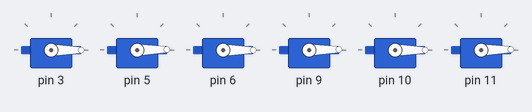
Bench run of a sketch on a simulated Arduino Uno, built with avr-gcc and run on an emulated ATmega328P. Parts: 6 × servo. What the sketch prints to the serial monitor is not drawn.

Above: at 0.1 s.
Timing chart, 0 to 1.6 s (numbered marks = the images above):
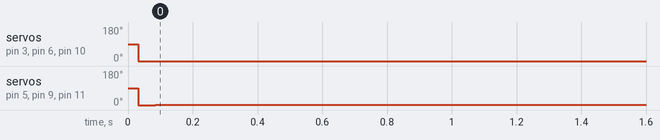

Measured:
- by itself, servo on pin 3, servo on pin 6, servo on pin 10: 90° → 0° at 0.03 s
- by itself, servo on pin 5, servo on pin 9, servo on pin 11: 90° → 1° at 0.03 s

The sketch:

ServoControl.ino
```cpp
#include <Servo.h>

// <---------- SETTINGS PLATFORM ---------->

/* Максимальная и минимальная ширина импульса из даташита сервопривода */
#define MAX_SERVO_PULSE 2200
#define MIN_SERVO_PULSE 700

/* Положение сервоприводов, установленных в обратном направлении */
#define INVERSE_SERVO_1 0
#define INVERSE_SERVO_2 2
#define INVERSE_SERVO_3 4

/* Вычисление углов */
#define degToRad(degree) (degree * PI / 180.0)
#define radToDeg(radians)  ((radians * 180.0) / PI)

/* Множитель, используемый для преобразования радиан в импульсы в нас */
#define SERVO_MULT ( 400.0/(PI/4.0))

/* Максимальный и минимальный диапазон сервоприводов в радианах */
#define SERVO_MIN degToRad(-80)
#define SERVO_MAX degToRad(80)

/* Значения платформы в миллиметрах */
/* Длина руки сервопривода */
#define LENGTH_SERVO_ARM 15
/* Длина стержней */
#define LENGTH_SERVO_LEG 120
/* Высота платформы в стандарном положении (Это значение должно быть примерно равно длине стержней)
*/
#define PLATFORM_HEIGHT_DEFAULT 115
/* Радиус верхнего столика платформы */
#define PLATFORM_TOP_RADIUS 45.5
/* Радиус основания платформы */
#define PLATFORM_BASE_RADIUS 67.5
/* Угол между двумя точками оси сервоприводов */
#define THETA_P_ANGLE degToRad(67)
/* Угол между двумя точками крепления платформы */
#define THETA_R_ANGLE degToRad(12)
/* Не изменяется */
#define THETA_ANGLE ((PI/3.0 - THETA_P_ANGLE) / 2.0)
/* Здесь вы помещаете импульсы каждого из ваших сервоприводов в соответствии с их положением по горизонтали. */
#define SERVO_ZERO_POSITION 1550, 1450, 1350, 1600, 1500, 1600
/* Здесь вы помещаете вращение сервоприводов относительно оси X */
#define BETA_ANGLES PI / 2, -PI / 2, -PI / 6, 5 * PI / 6, -5 * PI / 6, PI / 6

// <--------------------------------------->

Servo servos[6];
float servosPosition[6];


double beta[6];
int servoHorPos[6];
float alpha[6];
float baseJoint[6][3], platformJoint[6][3], legLength[6][3];

//Init rotation and translation with zeros
float rotation[3];
float translation[3];

//Hold the values readed from Serial
float* values = new float[6];

void setup() {
  Serial.begin(38400);
  Serial.println("Init...");
  servos[0].attach(3, MIN_SERVO_PULSE, MAX_SERVO_PULSE);
  servos[1].attach(5, MIN_SERVO_PULSE, MAX_SERVO_PULSE);
  servos[2].attach(6, MIN_SERVO_PULSE, MAX_SERVO_PULSE);
  servos[3].attach(9, MIN_SERVO_PULSE, MAX_SERVO_PULSE);
  servos[4].attach(10, MIN_SERVO_PULSE, MAX_SERVO_PULSE);
  servos[5].attach(11, MIN_SERVO_PULSE, MAX_SERVO_PULSE);
}

void loop()
{
  //Формат сообщения: 30,0,20,0,0,0
  // 30,0,20,0,0,0 - X, Y, Z, GX, GY, GZ
  if(Serial.available() >= 11)
  {
    String rsp = Serial.readStringUntil('\n');
    Serial.println(rsp);
    values = getValuesFromString(rsp);
    translation[0] = values[0];
    translation[1] = values[1];
    translation[2] = values[2];
    rotation[0] = values[3];
    rotation[1] = values[4];
    rotation[2] = values[5];
  }

  // Получить позицию сервоприводов
  getServoPosition(translation, rotation, servosPosition);

  // Установите сервоприводы в желаемое положение
  for(int i = 0; i < 6; i++){
    servos[i].writeMicroseconds(servosPosition[i]);
  }
}


// Здесь мы извлекаем значения из полученной строки.
float* getValuesFromString(String rsp){
  int lastIndex = 0, j = 0, i;
  float values[6];
  for(i = 0; i < rsp.length(); i++){
    if(rsp.substring(i, i+1) == ","){
      values[j++] = (rsp.substring(lastIndex, i)).toFloat();
      lastIndex = i + 1;

      if( j == 6) break;
    }
  }
  values[j] = (rsp.substring(lastIndex, i)).toFloat();
  return values;
}

void getServoPosition(float transl[3], float rotat[3], float servoPos[6])
{
  setTranslation(transl);
  setRotation(rotat);
  calcLegLength();
  calcAlpha();
  calcServoPos(servoPos);
}


void setTranslation(float pos[3])
{
  translation[0] = pos[0];
  translation[1] = pos[1];
  translation[2] = pos[2] + PLATFORM_HEIGHT_DEFAULT;
}


void setRotation(float rot[3])
{
  rotation[0] = rot[0];
  rotation[1] = rot[1];
  rotation[2] = rot[2];
}


void getRotationMatrix(float rotationMatrix[3][3])
{
  float roll = rotation[0];
  float pitch = rotation[1];
  float yaw = rotation[2];

  rotationMatrix[0][0] =  cos(yaw) * cos(pitch);
  rotationMatrix[1][0] = -sin(yaw) * cos(roll) + cos(yaw) * sin(pitch) * sin(roll);
  rotationMatrix[2][0] =  sin(yaw) * sin(roll) + cos(yaw) * cos(roll)  * sin(pitch);

  rotationMatrix[0][1] = sin(yaw)  * cos(pitch);
  rotationMatrix[1][1] = cos(yaw)  * cos(roll) + sin(yaw) * sin(pitch) * sin(roll);
  rotationMatrix[2][1] = cos(pitch)* sin(roll);

  rotationMatrix[0][2] = -sin(pitch);
  rotationMatrix[1][2] = -cos(yaw)   * sin(roll) + sin(yaw) * sin(pitch) * cos(roll);
  rotationMatrix[2][2] =  cos(pitch) * cos(roll);
}


void calcLegLength()
{
  float rotMatrix[3][3] = {};

  getRotationMatrix(rotMatrix);

  for (int i = 0; i < 6; i++) {
    legLength[i][0] = (rotMatrix[0][0] * platformJoint[i][0]) + (rotMatrix[0][1] * platformJoint[i][1]) + (rotMatrix[0][2] * platformJoint[i][2]);
    legLength[i][1] = (rotMatrix[1][0] * platformJoint[i][0]) + (rotMatrix[1][1] * platformJoint[i][1]) + (rotMatrix[1][2] * platformJoint[i][2]);
    legLength[i][2] = (rotMatrix[2][0] * platformJoint[i][0]) + (rotMatrix[2][1] * platformJoint[i][1]) + (rotMatrix[2][2] * platformJoint[i][2]);

    legLength[i][0] += translation[0];
    legLength[i][1] += translation[1];
    legLength[i][2] += translation[2];
  }
}


void calcAlpha()
{
  float basePoint[3], Li[3];
  double min, max, dist;

  for (int i = 0; i < 6; i++)
  {
    min = SERVO_MIN;
    max = SERVO_MAX;
    for (int j = 0; j < 20; j++)
    {
      basePoint[0] = LENGTH_SERVO_ARM * cos(alpha[i]) * cos(beta[i]) + baseJoint[i][0];
      basePoint[1] = LENGTH_SERVO_ARM * cos(alpha[i]) * sin(beta[i]) + baseJoint[i][1];
      basePoint[2] = LENGTH_SERVO_ARM * sin(alpha[i]);

      Li[0] = legLength[i][0] - basePoint[0];
      Li[1] = legLength[i][1] - basePoint[1];
      Li[2] = legLength[i][2] - basePoint[2];

      dist = sqrt(Li[0] * Li[0] + Li[1] * Li[1] + Li[2] * Li[2]);

      if (abs(LENGTH_SERVO_LEG - dist) < 0.01)
      {
        break;
      }

      if (dist < LENGTH_SERVO_LEG)
      {
        max = alpha[i];
      }
      else
      {
        min = alpha[i];
      }
      if (max == SERVO_MIN || min == SERVO_MAX)
      {
        break;
      }

      alpha[i] = min + (max - min) / 2;
    }
  }
}


void calcServoPos(float servoPos[6])
{
  for (int i = 0; i < 6; i++)
  {
    if (i == INVERSE_SERVO_1 || i == INVERSE_SERVO_2 || i == INVERSE_SERVO_3)
    {
      servoPos[i] = constrain(servoHorPos[i] - (alpha[i]) *  SERVO_MULT , MIN_SERVO_PULSE, MAX_SERVO_PULSE);
    }
    else
    {
      servoPos[i] = constrain(servoHorPos[i] + (alpha[i]) *  SERVO_MULT , MIN_SERVO_PULSE, MAX_SERVO_PULSE);
    }
  }
}
```
